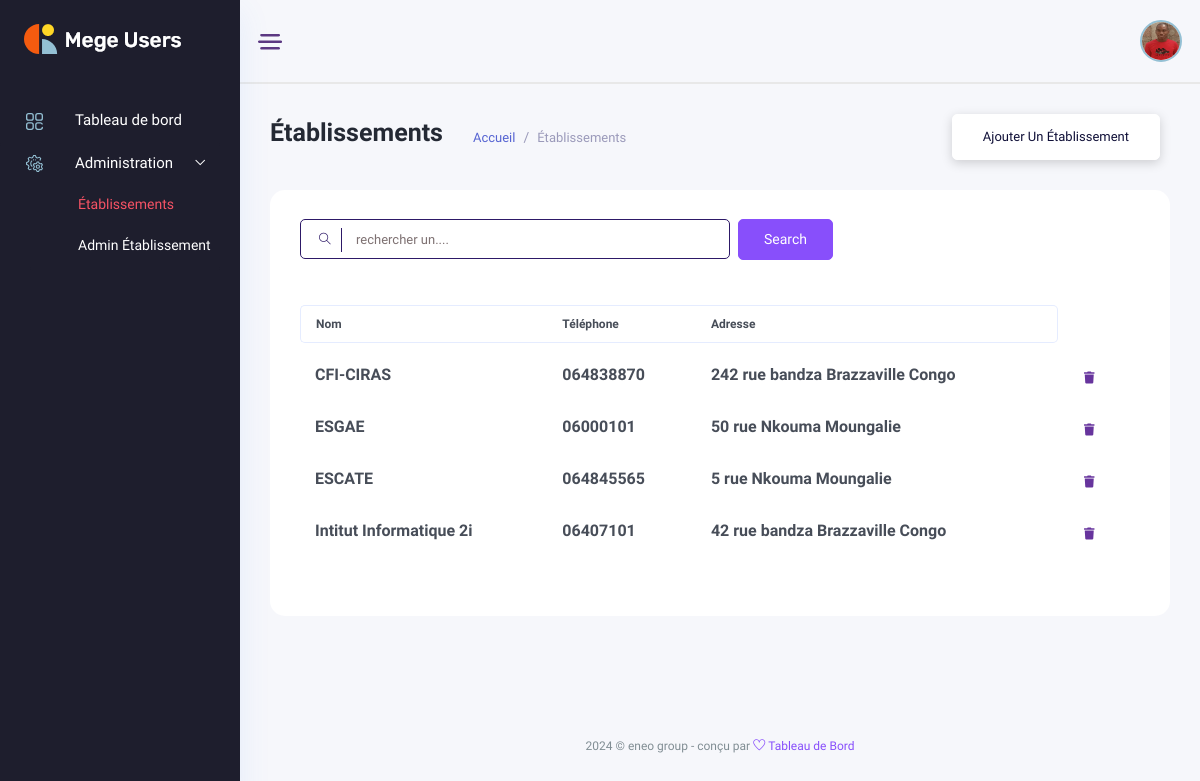
The app's page /établissements/ (signed in), older data.
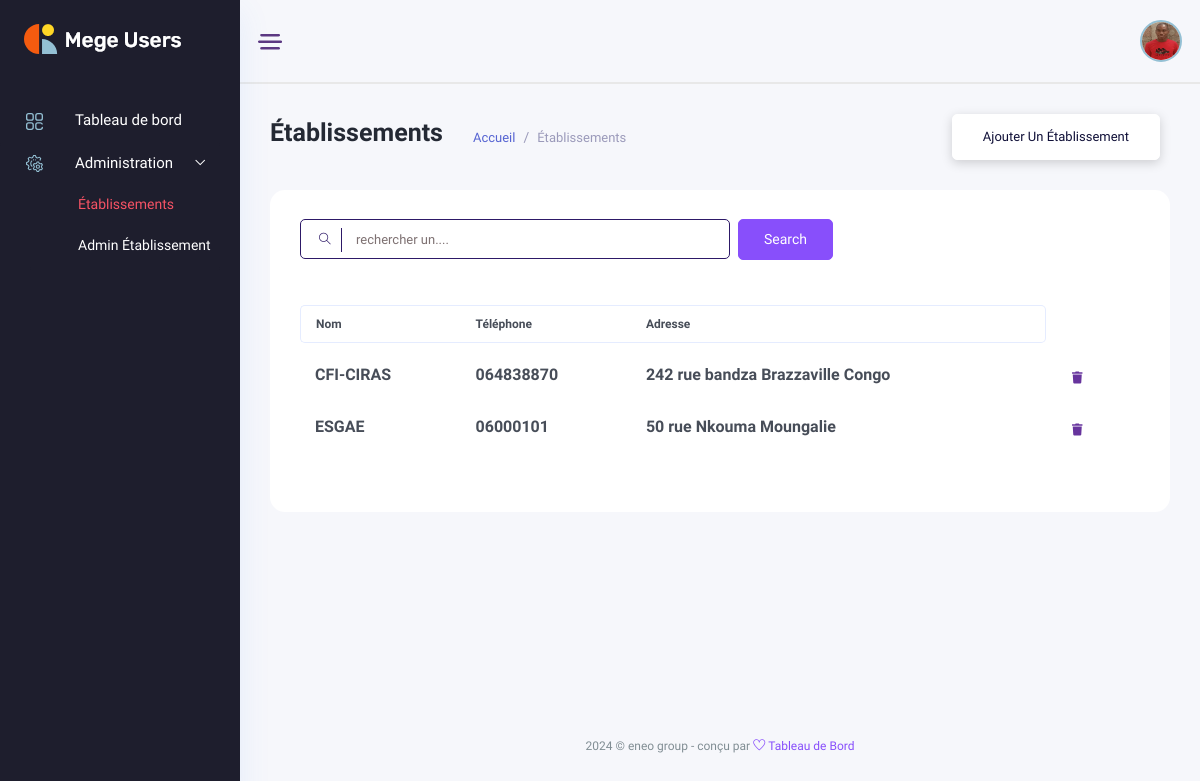
The same page, newer data.
### backend/models/gestion_ecole.py (models this page shows, shortened)
class Etablishment(models.Model):
    name = models.CharField(max_length=120)
    tel = models.CharField(max_length=20)
    address = models.CharField(max_length=100)
    social_address = models.CharField(max_length=100, blank=True, null=True)
    email = models.EmailField(max_length=200, blank=True, null=True)
    bulletin_foot = models.CharField(max_length=50, blank=True, null=True)
    currency = models.CharField(max_length=50, choices=currencies, blank=True, null=True)
    système = models.CharField(max_length=50, choices=systemes, blank=True, null=True)
    status_fees = models.CharField(max_length=50, choices=statues, blank=True, null=True)
    subscription_fees = models.IntegerField(default=1000, blank=True, null=True)
    month = models.IntegerField(default=9, blank=True, null=True)
    re_registration_fees = models.IntegerField(default=800, blank=True, null=True)

### administration/views.py (called while the page is built)
    def dispatch(self,request, *args, **kwargs):
        if not request.user.is_authenticated or not request.user.is_admin:
            return redirect('backend:login')
        return super().dispatch(request, *args, **kwargs)

    def get(self, request, *args, **kwargs):
        schools = Etablishment.objects.all()
        return render(request, template_name=self.template_name, context={'schools':schools})

### administration/templates/administration/schools/schools.html (shortened to what this page needs)
{% extends '../base.html' %}
{% load static %}
{% block content %}
<div class="main_content_iner overly_inner ">
    <div class="container-fluid p-0 ">
        <div class="row">
            <div class="col-12">
                <div class="page_title_box d-flex flex-wrap align-items-center justify-content-between">
                    <div class="page_title_left d-flex align-items-center">
                        <h3 class="f_s_25 f_w_700 dark_text mr_30">Établissements</h3>
                        <ol class="breadcrumb page_bradcam mb-0">
                            <li class="breadcrumb-item"><a class='text-primary' href='{% url "administration:index" %}'> Accueil</a></li>
                            <li class="breadcrumb-item"><a>Établissements</a></li>
                        </ol>
                    </div>
                    <div class="page_title_right">
                        <div class="page_date_button d-flex align-items-center">
                            <a href='{% url "administration:add_school" %}' class="white_btn3">Ajouter un établissement</a>
                        </div>
                    </div>
                </div>
            </div>
        </div>
        <div class="row">
            <div class="col-lg-12">
                <div class="white_card card_height_100 mb_30 pt-4">
                    <div class="white_card_body">
                        <div class="QA_section">
                            <div class="white_box_tittle list_header">
                                <div class="box_right d-flex lms_block">
                                    <div class="serach_field_2">
                                        <div class="search_inner">
                                            <form Active="#">
                                                <div class="search_field">
                                                    <input type="text" id="searchInput" placeholder="rechercher un....">
                                                </div>
                                                <button type="submit"> <i class="ti-search"></i> </button>
                                            </form>
                                        </div>
                                    </div>
                                    <div class="add_button ms-2">
                                        <a href="#" data-toggle="modal" data-target="#addcategory" class="btn_1">search</a>
                                    </div>
                                </div>
                            </div>
                            <div class="QA_table mb_30">
                                <table id="dataTable" class="table lms_table_active ">
                                    <thead>
                                        <tr>
                                            <th scope="col">Nom</th>
                                            <th scope="col">Téléphone</th>
                                            <th scope="col">Adresse</th>
                                        </tr>
                                    </thead>
                                    <tbody id="elementList">
                                        {% for school in schools %}
                                            <tr data-id="{{ item.id }}">
                                                <td><h6> {{ school.name }} </h6></td>
                                                <td><h6> {{ school.tel }} </h6></td>
                                                <td><h6> {{ school.address }} </h6></td>
                                                <td>
                                                    <div class="action_btns d-flex">
                                                        <a href="#" onclick="deleteItem({{ school.id }})" class="action_btn"> <i class="fas fa-trash"></i> </a>
                                                    </div>
                                                </td>
                                            </tr>
                                        {% endfor %}
                                    </tbody>
                                </table>
                            </div>
                        </div>
                    </div>
                </div>
            </div>
        </div>
    </div>
</div>
{% endblock content %}

### administration/templates/administration/base.html (shortened to what this page needs)
<!DOCTYPE html>
{% load static %}
<html lang="fr">
<head>
    <link rel="stylesheet" href="{% static 'css/bootstrap1.min.css' %}" />
    <link rel="stylesheet" href="{% static 'vendors/themefy_icon/themify-icons.css' %}" />
    <link rel="stylesheet" href="{% static 'vendors/niceselect/css/nice-select.css' %}" />
    <link rel="stylesheet" href="{% static 'vendors/owl_carousel/css/owl.carousel.css' %}" />
    <link rel="stylesheet" href="{% static 'vendors/gijgo/gijgo.min.css' %}" />
    <link rel="stylesheet" href="{% static 'vendors/font_awesome/css/all.min.css' %}" />
    <link rel="stylesheet" href="{% static 'vendors/tagsinput/tagsinput.css' %}" />
    <link rel="stylesheet" href="{% static 'vendors/datepicker/date-picker.css' %}" />
    <link rel="stylesheet" href="{% static 'vendors/vectormap-home/vectormap-2.0.2.css' %}" />
    <link rel="stylesheet" href="{% static 'vendors/scroll/scrollable.css' %}" />
    <link rel="stylesheet" href="{% static 'vendors/datatable/css/jquery.dataTables.min.css' %}" />
    <link rel="stylesheet" href="{% static 'vendors/datatable/css/responsive.dataTables.min.css' %}" />
    <link rel="stylesheet" href="{% static 'vendors/datatable/css/buttons.dataTables.min.css' %}" />
    <link rel="stylesheet" href="{% static 'vendors/text_editor/summernote-bs4.css' %}" />
    <link rel="stylesheet" href="{% static 'vendors/morris/morris.css' %}">
    <link rel="stylesheet" href="{% static 'vendors/material_icon/material-icons.css' %}" />
    <link rel="stylesheet" href="{% static 'css/metisMenu.css' %}">
    <link rel="stylesheet" href="{% static 'css/style1.css' %}" />
    <link rel="stylesheet" href="{% static 'css/colors/default.css' %}" id="colorSkinCSS">
</head>
<body class="crm_body_bg">
    <nav class="sidebar dark_sidebar">
        <div class="logo d-flex justify-content-between">
            <a class="large_logo" href="index-2.html"><img src="{% static 'img/logo_white.png' %}" alt></a>
        </div>
        <ul id="sidebar_menu">
            <li class>
                <a href='{% url "administration:index" %}' aria-expanded="false">
                    <div class="nav_icon_small">
                    <img src="{% static 'img/menu-icon/dashboard.svg' %}" alt>
                    </div>
                    <div class="nav_title">
                        <span>Tableau de bord</span>
                    </div>
                </a>
            </li>
            <li class>
                <a class="has-arrow" href="#" aria-expanded="false">
                    <div class="nav_icon_small">
                        <img src="{% static 'img/menu-icon/18.svg' %}" alt>
                    </div>
                    <div class="nav_title">
                        <span>Administration </span>
                    </div>
                </a>
                <ul>
                    <li><a href='{% url "administration:schools" %}'>Établissements</a></li>
                    <li><a href='{% url "administration:user_school" %}'>Admin Établissement</a></li>
                </ul>
            </li>
        </ul>
    </nav>
    <section class="main_content dashboard_part large_header_bg">
        <div class="container-fluid g-0">
            <div class="row">
                <div class="col-lg-12 p-0 ">
                    <div class="header_iner d-flex justify-content-between align-items-center">
                        <div class="line_icon open_miniSide d-none d-lg-block">
                            <img src="{% static 'img/line_img.png' %}" alt>
                        </div>
                        <div class="header_right d-flex justify-content-between align-items-center">
                            <div class="profile_info">
                                <img src="{% static 'img/membre.jpg' %}" width="50" height="50" alt="#">
                            </div>
                        </div>
                    </div>
                </div>
            </div>
        </div>
        {% block content %}{% endblock %}
        <div class="footer_part">
            <div class="container-fluid">
                <div class="row">
                    <div class="col-lg-12">
                        <div class="footer_iner text-center">
                            <p>{% now "Y" %} © eneo group - conçu par <a href="#"> <i class="ti-heart"></i> </a><a href="#"> Tableau de Bord</a></p>
                        </div>
                    </div>
                </div>
            </div>
        </div>
    </section>
</body>
</html>

### elimu_universite/static/css/metisMenu.css (style rules this page uses)
.metismenu .has-arrow { position:relative }
.metismenu .has-arrow::after { position:absolute;content:'';transform:rotate(-90deg) translate(0,-50%);transform-origin:top;top:50%;transition:all .3s ease-out;right:40px;content:"\e64b";font-family:themify;color:#a5adc6;font-weight:600;font-size:14px }
.metismenu .mm-active>.has-arrow::after,.metismenu .has-arrow[aria-expanded=true]::after { transform:rotate(180deg) translate(0,-50%) }

Row changes from the older to the newer data that the page shows:
removed Etablishment: name "ESCATE", tel "064845565", address "5 rue Nkouma Moungalie"
removed Etablishment: name "Intitut Informatique 2i", tel "06407101", address "42 rue bandza Brazzaville Congo"
